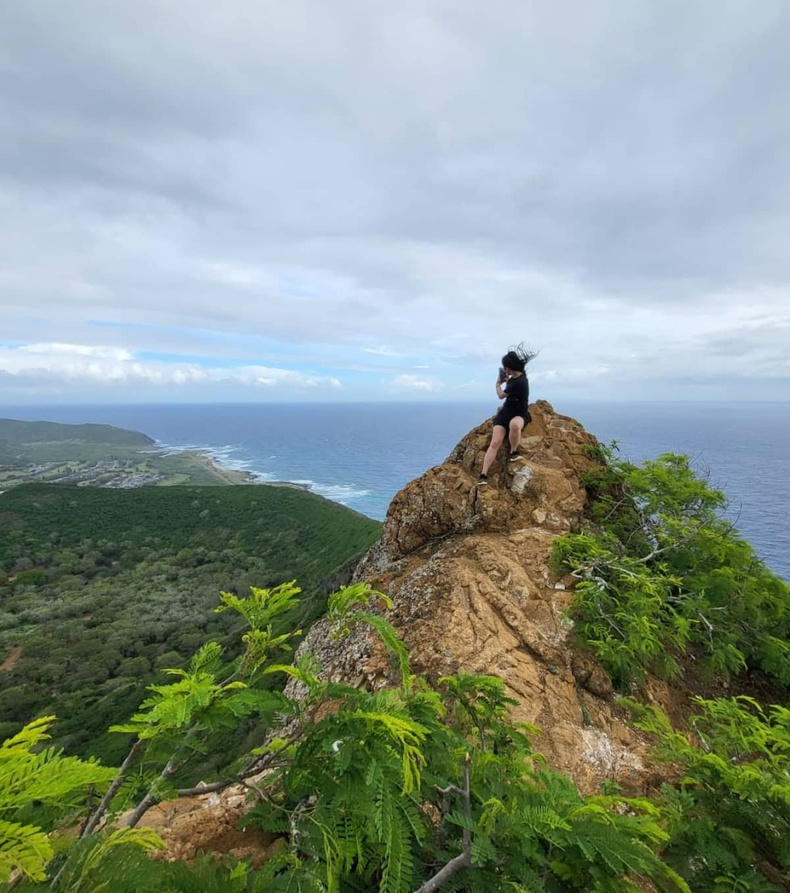
#> input picture Lab No. 1/Paisaje.jpg, 790 x 893 px, shrunk from 1200 x 1355 before the run
$ jupyter execute --allow-errors 'Laboratorio 1.ipynb'
#> lines starting #> are read from the running program, lines starting #| are printed output that depends on the picture
# LABORATORIO No.1

**Catedrático:** Ing. Preng Biba Solares

**Auxiliar:** Ing. Jorge Alberto Osoy Barrera

**Alumno:** Jordi Gian Carlo Chajón López (Carnet 23000477)

[cell 1]
import cv2
import matplotlib.pyplot as plt
import numpy as np

[cell 2]
img = cv2.imread("Paisaje.jpg")
#> img is the input picture: shape (893, 790, 3); mean B, G, R 138.5, 148.2, 133.9
img =cv2.cvtColor(img, cv2.COLOR_BGR2RGB)

[cell 3]
plt.imshow(img)
plt.axis('off')
plt.show

# Problema 1:

[cell 4]
def cambiar_color(img, color):
#> called with color = 1
    img_salida = np.zeros_like(img)
    alto = img.shape[0]
#> alto = 893
    ancho = img.shape[1]
#> ancho = 790

    for i in range (0, alto):
        for j in range (0, ancho):
            pixel = img[i, j]

            blue = pixel [2]
            green = pixel [1]
            red = pixel[0]

            if color == 1:
                img_salida[i, j] = [0, 0, blue]  # Solo azul
            elif color == 2:
                img_salida[i, j] = [0, green, 0]  # Solo verde
            elif color == 3:
                img_salida[i, j] = [red, 0, 0]  # Solo rojo
            elif color == 10:
                img_salida[i, j] = [red, green, 0]  # Rojo y verde
            elif color == 20:
                img_salida[i, j] = [0, green, blue]  # Verde y azul
            elif color == 30:
                img_salida[i, j] = [red, 0, blue]  # Azul y rojo
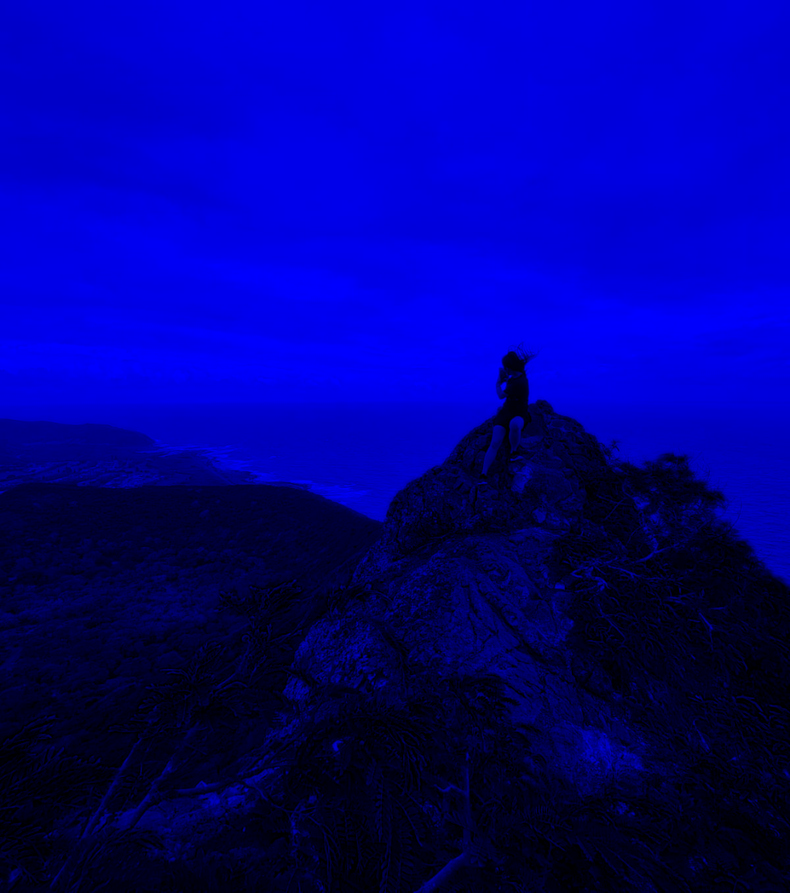
#> img_salida: shape (893, 790, 3); mean R, G, B 0, 0, 138.5

    return img_salida

[cell 5]
# Inicializar el valor de color
color = 1

# Mostrar la imagen original
plt.subplot(1, 2, 1)
plt.title("Imagen Original")
plt.axis('off')
plt.imshow(img)

img_modificada = cambiar_color(img, color)
plt.subplot(1, 2, 2)
plt.title(f"Imagen Modificada - Color {color}")
plt.axis('off')
plt.imshow(img_modificada)

### Problema 2

[cell 6]
def crear_imagen_color(img_rojo, img_verde, img_azul):

    # Crear una imagen vacía con tres canales
    img_color = np.zeros((img_rojo.shape[0], img_rojo.shape[1], 3), dtype=np.uint8)
    alto = img_rojo.shape[0]
    ancho = img_rojo.shape[1]

    for i in range(alto):
        for j in range(ancho):
            # Asignar cada imagen de escala de grises a su respectivo canal de color
            img_color[i, j] = [img_rojo[i, j], img_verde[i, j], img_azul[i, j]]

    return img_color

[cell 7]
# Leer las imágenes en escala de grises
img_rojo = cv2.imread("imagen1_salida_gray_rojo.jpg", cv2.IMREAD_GRAYSCALE)
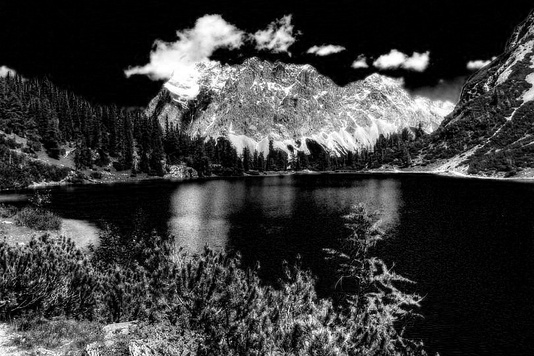
#> input picture Lab No. 1/imagen1_salida_gray_rojo.jpg, 534 x 356 px, shrunk from 810 x 540 before the run
#> img_rojo is the input picture: shape (356, 534); min 0, max 255, mean 57.6
img_verde = cv2.imread("imagen1_salida_gray_verde.jpg", cv2.IMREAD_GRAYSCALE)
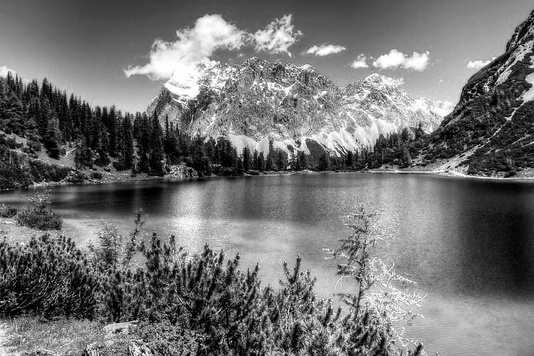
#> input picture Lab No. 1/imagen1_salida_gray_verde.jpg, 534 x 356 px, shrunk from 810 x 540 before the run
#> img_verde is the input picture: shape (356, 534); min 0, max 255, mean 113.9
img_azul = cv2.imread("imagen1_salida_gray_azul.jpg", cv2.IMREAD_GRAYSCALE)
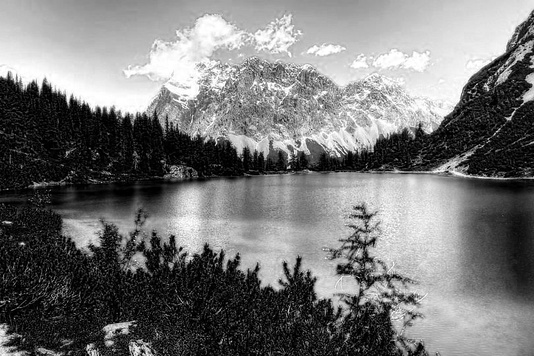
#> input picture Lab No. 1/imagen1_salida_gray_azul.jpg, 534 x 356 px, shrunk from 810 x 540 before the run
#> img_azul is the input picture: shape (356, 534); min 0, max 255, mean 118.2

# Crear la imagen a color
img_color = crear_imagen_color( img_azul, img_verde, img_rojo)
#> after the loop in crear_imagen_color, `for i in range(alto):`:
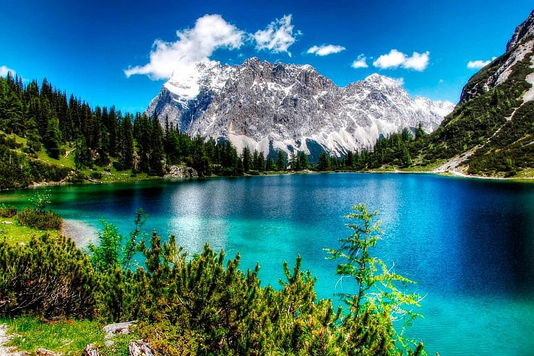
#> img_color: shape (356, 534, 3); mean of channels 0, 1, 2 118.2, 113.9, 57.6; drawn as B, G, R

# Mostrar la imagen resultante
plt.imshow(cv2.cvtColor(img_color, cv2.COLOR_BGR2RGB))
plt.title("Imagen a Color Reconstruida")
plt.axis('off')
plt.show()

[cell 8]
# Leer las imágenes en escala de grises
img_rojo = cv2.imread("imagen2_salida_gray_rojo.jpg", cv2.IMREAD_GRAYSCALE)
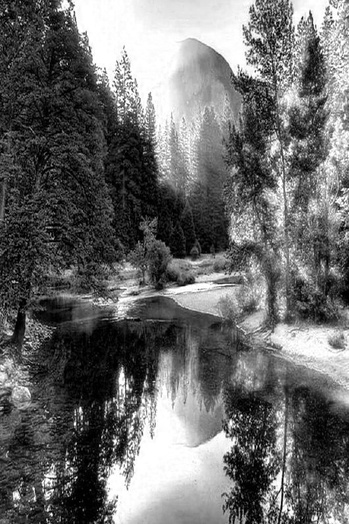
#> input picture Lab No. 1/imagen2_salida_gray_rojo.jpg, 349 x 524 px, shrunk from 530 x 795 before the run
#> img_rojo is the input picture: shape (524, 349); min 0, max 255, mean 106.4
img_verde = cv2.imread("imagen2_salida_gray_verde.jpg", cv2.IMREAD_GRAYSCALE)
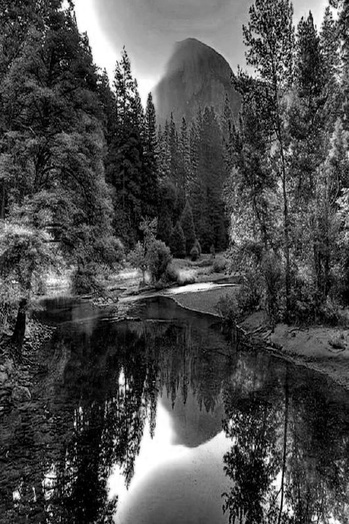
#> input picture Lab No. 1/imagen2_salida_gray_verde.jpg, 349 x 524 px, shrunk from 530 x 795 before the run
#> img_verde is the input picture: shape (524, 349); min 0, max 255, mean 75.4
img_azul = cv2.imread("imagen2_salida_gray_azul.jpg", cv2.IMREAD_GRAYSCALE)

# Crear la imagen a color
#> (the rest of this cell did not finish here and is left out)

[cell 9]
# Leer las imágenes en escala de grises
img_rojo = cv2.imread("perro_salida_gray_rojo.jpg", cv2.IMREAD_GRAYSCALE)
img_verde = cv2.imread("perro_salida_gray_verde.jpg", cv2.IMREAD_GRAYSCALE)
img_azul = cv2.imread("perro_salida_gray_azul.jpg", cv2.IMREAD_GRAYSCALE)

# Crear la imagen a color
#> (the rest of this cell did not finish here and is left out)

# Problema 3:

[cell 10]
def crear_imagenes_gray_por_canal(imagen_color):

    # Separar los canales de la imagen
    imagen_azul, imagen_verde, imagen_rojo = cv2.split(imagen_color)
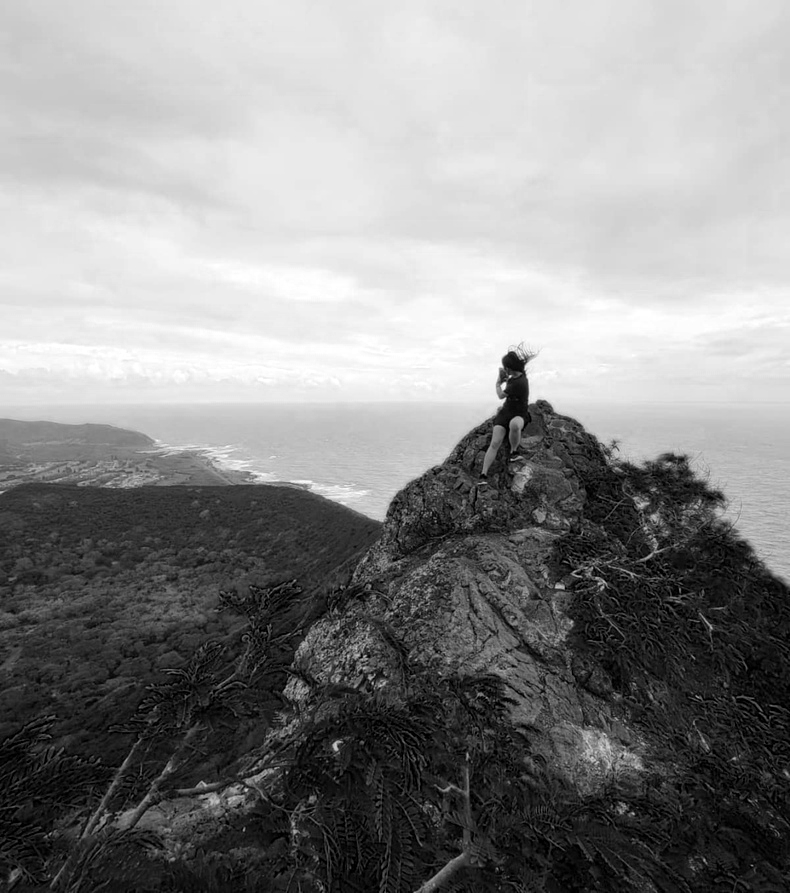
#> imagen_rojo: shape (893, 790); min 0, max 255, mean 138.5
    alto = imagen_color.shape[0]
#> alto = 893
    ancho = imagen_color.shape[1]
#> ancho = 790

    img_gray_rojo = np.zeros((alto, ancho), dtype=np.uint8)
    img_gray_verde = np.zeros((alto, ancho), dtype=np.uint8)
    img_gray_azul = np.zeros((alto, ancho), dtype=np.uint8)

    for i in range(alto):
        for j in range(ancho):
            # Obtener el valor del píxel en cada canal
            pixel_rojo = imagen_rojo[i, j]
            pixel_verde = imagen_verde[i, j]
            pixel_azul = imagen_azul[i, j]

            # Asignar el valor del píxel a la imagen de escala de grises correspondiente
            img_gray_rojo[i, j] = pixel_rojo
            img_gray_verde[i, j] = pixel_verde
            img_gray_azul[i, j] = pixel_azul

    return img_gray_rojo, img_gray_verde, img_gray_azul

[cell 11]
img_gray_rojo, img_gray_verde, img_gray_azul = crear_imagenes_gray_por_canal(img)

plt.figure(figsize=(12, 4))

plt.subplot(1, 3, 1)
plt.imshow(img_gray_rojo, cmap='gray')
plt.title("Canal Rojo")
plt.axis('off')

plt.subplot(1, 3, 2)
plt.imshow(img_gray_verde, cmap='gray')
plt.title("Canal Verde")
plt.axis('off')

plt.subplot(1, 3, 3)
plt.imshow(img_gray_azul, cmap='gray')
plt.title("Canal Azul")
plt.axis('off')

plt.show()

# PROBLEMA 4

[cell 12]
def mostrar_histogramas(imagen_color):
    # Separar los canales de la imagen
    imagen_azul, imagen_verde, imagen_rojo = cv2.split(imagen_color)

    # Convertir a escala de grises (promedio aritmético)
    imagen_gris = (imagen_azul.astype(float) + imagen_verde.astype(float) + imagen_rojo.astype(float)) / 3
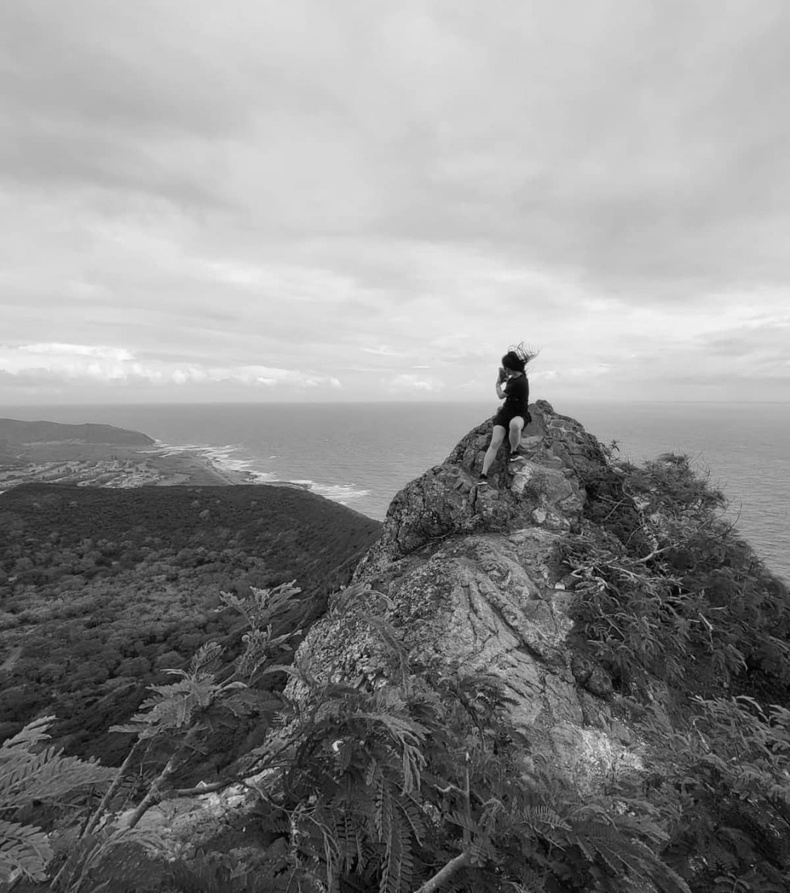
#> imagen_gris: shape (893, 790) float64; min 0.333, max 252, mean 140.2
    imagen_gris = imagen_gris.astype(np.uint8)

    # Calcular histogramas
    hist_azul, bins_azul= np.histogram(imagen_azul, bins=256,range=[0, 256])
#> hist_azul = 256 values, max 12673 at index 198, min 0 at index 249, mean 2755.7; bins_azul = 257 values from 0 to 256
    hist_verde, bins_verde = np.histogram(imagen_verde, bins=256, range=[0, 256])
#> hist_verde = 256 values, max 15707 at index 211, min 6 at index 0, mean 2755.7; bins_verde = 257 values from 0 to 256
    hist_rojo, bins_rojo = np.histogram(imagen_rojo, bins=256, range=[0, 256])
#> hist_rojo = 256 values, max 16625 at index 227, min 123 at index 161, mean 2755.7; bins_rojo = 257 values from 0 to 256
    hist_gris, bins_gris = np.histogram(imagen_gris, bins=256, range=[0, 256])
#> hist_gris = 256 values, max 16553 at index 211, min 0 at index 253, mean 2755.7; bins_gris = 257 values from 0 to 256

    # Calcular medias
    media_azul = np.mean(imagen_azul)
#> media_azul = 133.9
    media_verde = np.mean(imagen_verde)
#> media_verde = 148.2
    media_rojo = np.mean(imagen_rojo)
#> media_rojo = 138.5
    media_gris = np.mean(imagen_gris)
#> media_gris = 139.9

    # Crear subplots para los histogramas
    fig, axs = plt.subplots(2, 2, figsize=(12, 10))
    axs = axs.ravel()

    # Histograma del canal azul
    axs[0].plot(bins_azul [:-1],hist_azul, color='blue')
    axs[0].axvline(media_azul, color='blue', linestyle='--')
    axs[0].set_title('Histograma Color Azul')


    # Histograma del canal verde
    axs[1].plot(bins_verde [:-1], hist_verde, color='green')
    axs[1].axvline(media_verde, color='green', linestyle='--')
    axs[1].set_title('Histograma Color Verde')

    # Histograma del canal rojo
    axs[2].plot(bins_rojo[:-1], hist_rojo, color='red')
    axs[2].axvline(media_rojo, color='red', linestyle='--')
    axs[2].set_title('Histograma Color Rojo')

    # Histograma de la imagen en escala de grises
    axs[3].plot(bins_gris[:-1], hist_gris, color='gray')
    axs[3].axvline(media_gris, color='gray', linestyle='--')
    axs[3].set_title('Histograma Escala de Grises')

    plt.show()
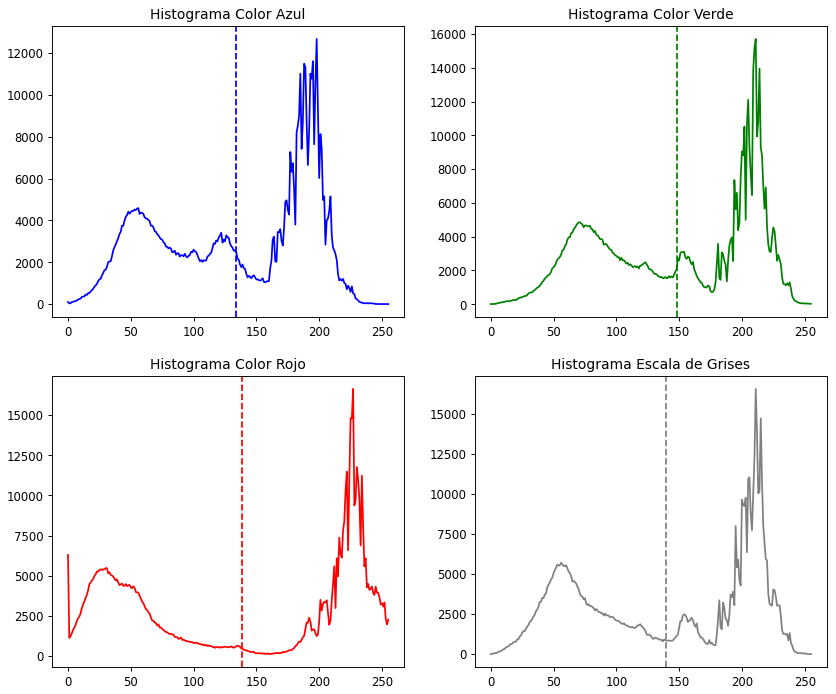
#> figure drawn by matplotlib, 4 panels; panel 1: curve peaks at x = 198, y = 12673; panel 2: curve peaks at x = 211, y = 15707; panel 3: curve peaks at x = 227, y = 16625; panel 4: curve peaks at x = 211, y = 16553

[cell 13]
# Ejemplo de uso
mostrar_histogramas(img)

# PROBLEMA 5

# Enfoque de Escala de Grises Ponderado

## Introducción
El enfoque de escala de grises ponderado es una técnica ampliamente utilizada en procesamiento de imágenes para convertir una imagen en color (RGB) a una imagen en escala de grises. A diferencia de métodos simples como el promedio de los canales de color, este enfoque toma en cuenta cómo el ojo humano percibe la luminosidad de diferentes colores, aplicando distintos "pesos" a los canales de color (rojo, verde, azul) para obtener una representación en escala de grises más precisa y visualmente coherente.

## Concepto Básico
En una imagen en color, cada píxel se compone de tres valores que corresponden a la intensidad de los canales de color rojo (R), verde (G) y azul (B). La conversión a escala de grises implica transformar estos tres valores en uno solo, que representa la luminosidad percibida del píxel.

La escala de grises ponderada se basa en la observación de que los seres humanos perciben los colores con diferentes niveles de sensibilidad. Por ejemplo, somos más sensibles a la luz verde que a la azul o roja.

## Fórmula de Conversión
La fórmula estándar para convertir un píxel RGB a escala de grises ponderada es la siguiente:

\[
\text{Grayscale} = 0.2989 \times R + 0.5870 \times G + 0.1140 \times B
\]

Donde:
- **R** es la intensidad del canal rojo.
- **G** es la intensidad del canal verde.
- **B** es la intensidad del canal azul.

## Explicación de los Coeficientes

- **Verde (G)**: El canal verde recibe el mayor peso (0.5870) porque el ojo humano es más sensible a la luz verde. Este peso refleja la importancia de la contribución del verde en la percepción general de luminosidad.

- **Rojo (R)**: El canal rojo tiene un peso intermedio (0.2989). Aunque el rojo es un color dominante, no afecta tanto la percepción de luminosidad como el verde.

- **Azul (B)**: El canal azul tiene el menor peso (0.1140). El ojo humano es menos sensible al azul, por lo que su contribución a la luminosidad percibida es menor.

## Comparación con Otros Métodos
- **Promedio Simple**: Una técnica simple de conversión a escala de grises es promediar los valores de los tres canales:

  Grayscale = R + G + B / 3

  Aunque es más sencilla, esta técnica no refleja adecuadamente la percepción humana de la luminosidad y puede resultar en imágenes en escala de grises que no se ven naturales.

- **Desaturación**: Otro método es utilizar el valor máximo y mínimo de los canales para calcular el gris:

  Grayscale = max(R,G,B) + min(R,G,B) / 2

  Este método también puede producir resultados que no coinciden con la percepción natural de la luminosidad.

## Aplicaciones
El enfoque de escala de grises ponderado es comúnmente utilizado en varias aplicaciones, incluyendo:

- **Procesamiento de Imágenes**: Mejora la calidad de imágenes en escala de grises en aplicaciones como fotografía digital, gráficos por computadora, y video.
- **Visión por Computadora**: Utilizado en algoritmos que requieren la reducción de complejidad en imágenes mientras mantienen la información visual clave.
- **Impresión**: Las imágenes en color convertidas a escala de grises para impresión requieren esta técnica para asegurar una buena representación de la luminosidad.

[cell 14]
def convertir_a_grises_ponderado(imagen):
    # Coeficientes de ponderación para cada canal
    coeficientes = np.array([0.2989, 0.5870, 0.1140], dtype=np.float32)

    # Calcular la imagen en escala de grises ponderada
    imagen_grises = np.dot(imagen[..., :3], coeficientes)

    # Convertir el array a tipo uint8
    imagen_grises = np.clip(imagen_grises, 0, 255).astype(np.uint8)

    return imagen_grises
